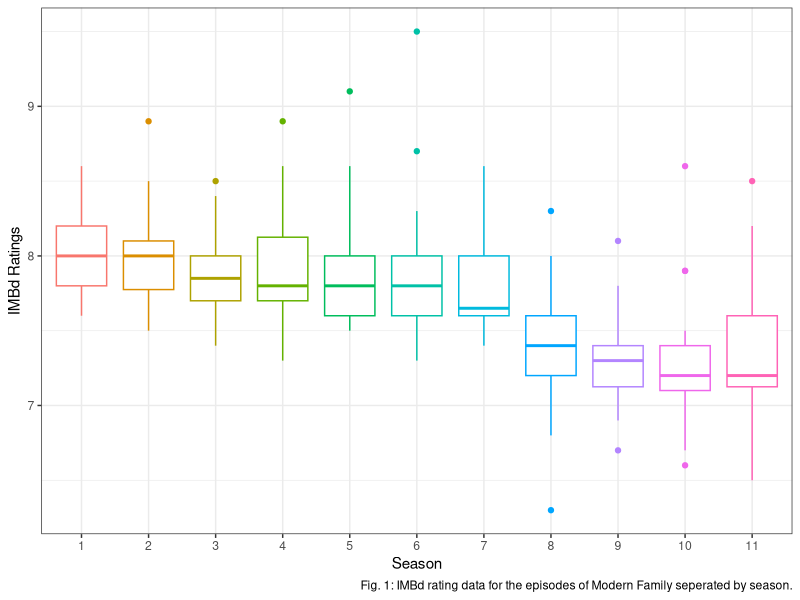
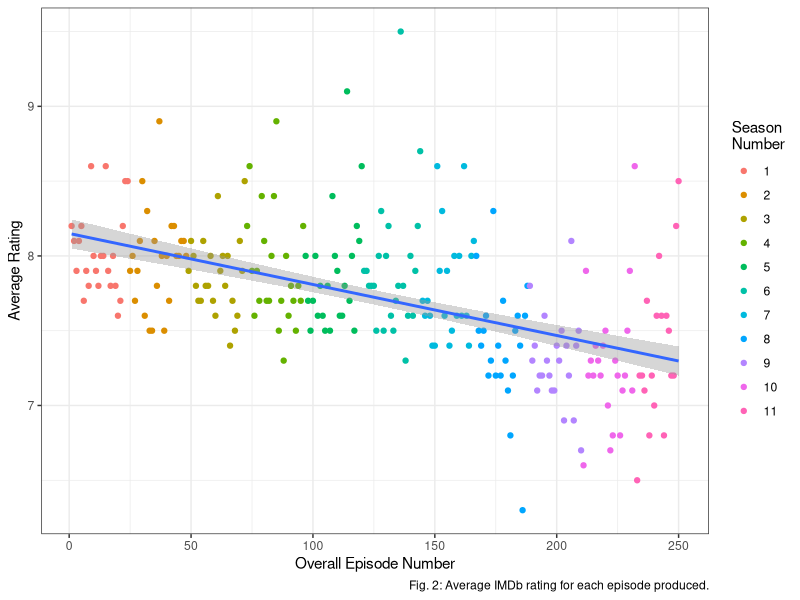
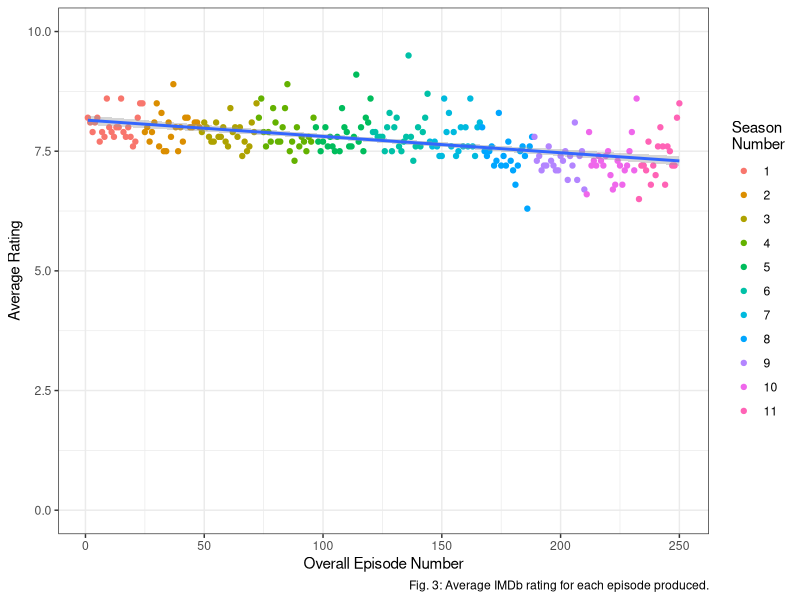
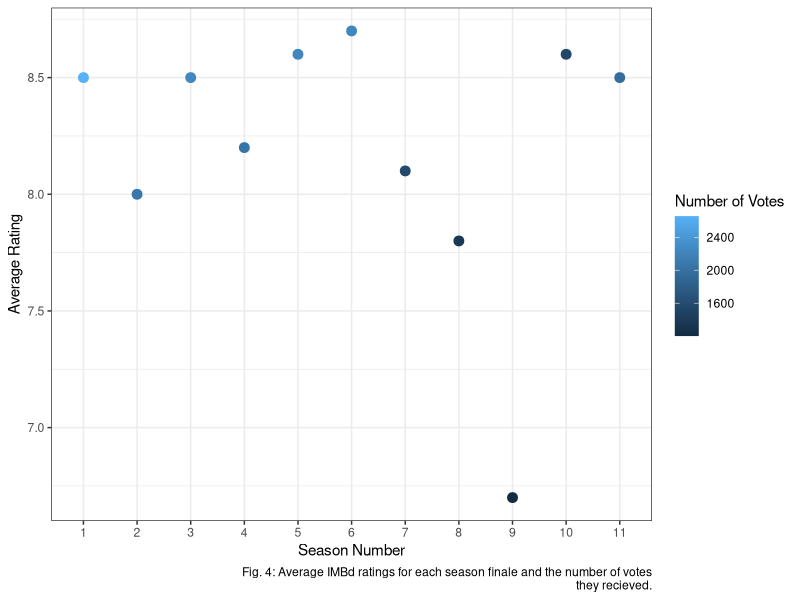

The R script that drew these images, in order:
## ---- chunk 1
knitr::opts_chunk$set(echo = TRUE)
## ---- chunk 2
rm(list = ls())
# load in the libraries we will need
library(here)
library(dplyr)
library(ggplot2)
library(readr)

# load the data
TV <- read_csv(here("Data", "imdb_data.csv"))

## ---- chunk 3
TV <- TV %>%
        mutate(seasonNumber_fct = factor(seasonNumber))

IMDb_by_season <- 
        TV %>%
     ggplot(aes(x = seasonNumber_fct, y = averageRating)) +
     geom_boxplot(aes(color = seasonNumber_fct))+
     labs(x = "Season", y = "IMBd Ratings", color = "Season\nNumber", caption = "Fig. 1: IMBd rating data for the episodes of Modern Family seperated by season.")+
     theme_bw()+
        theme(legend.position="none")
        

IMDb_by_season

ggsave("IMDb_by_season.png", width = 6, height = 4)
## ---- chunk 4
TV %>%
        group_by(seasonNumber) %>%
        summarise(meanrating = mean(averageRating),
                  greatestEpisode = max(averageRating))

TV %>%
        slice_max(averageRating, n=1) 

TV %>%
slice_min(averageRating,n=1)
## ---- chunk 5
IMBD_trend <-
TV %>%
     ggplot(aes(x = episodeNumber_overall, y = averageRating)) +
     geom_point(aes(color = seasonNumber_fct))+
     labs(x = "Overall Episode Number", y = "Average Rating", color = "Season\nNumber", caption = "Fig. 2: Average IMDb rating for each episode produced.")+
        theme_bw()+
        geom_smooth(method = lm)
        

IMBD_trend



ggsave(filename = "IMBD_trend.png", 
       plot = IMBD_trend,
       width = 6, 
       height = 4)
        
## ---- chunk 6
IMBD_trend2 <-
TV %>%
     ggplot(aes(x = episodeNumber_overall, y = averageRating)) +
     geom_point(aes(color = seasonNumber_fct))+
     labs(x = "Overall Episode Number", y = "Average Rating", color = "Season\nNumber", caption = "Fig. 3: Average IMDb rating for each episode produced.")+
        theme_bw()+
        geom_smooth(method = lm)+
        coord_cartesian(ylim = c(0,10))

IMBD_trend2



ggsave(filename = "IMBD_trend2.png", 
       plot = IMBD_trend2,
       width = 6, 
       height = 4)
        
## ---- chunk 7
# convert season number to factor
TV <- TV %>% 
        mutate(seasonNumber = factor(seasonNumber))

# pick out the last episode of each season
TV_Finale <- TV %>%
        group_by(seasonNumber) %>%
        slice_max(episodeNumber_in_season, n=1)

TV_Finale
## ---- chunk 8
# re order the episode names by the season number
library(forcats)
# creating a graph for the ratings of the season finales
IMBD_finale <-
TV_Finale %>%
        ggplot(aes(x = seasonNumber, y = averageRating, color = numVotes))+
        geom_point(size = 3)+
     labs(x = "Season Number", y = "Average Rating", color = "Number of Votes", caption = "Fig. 4: Average IMBd ratings for each season finale and the number of votes\nthey recieved.")+
        theme_bw()

IMBD_finale

ggsave(filename = "IMBD_finale.png", 
       plot = IMBD_finale,
       width = 6, 
       height = 4)
